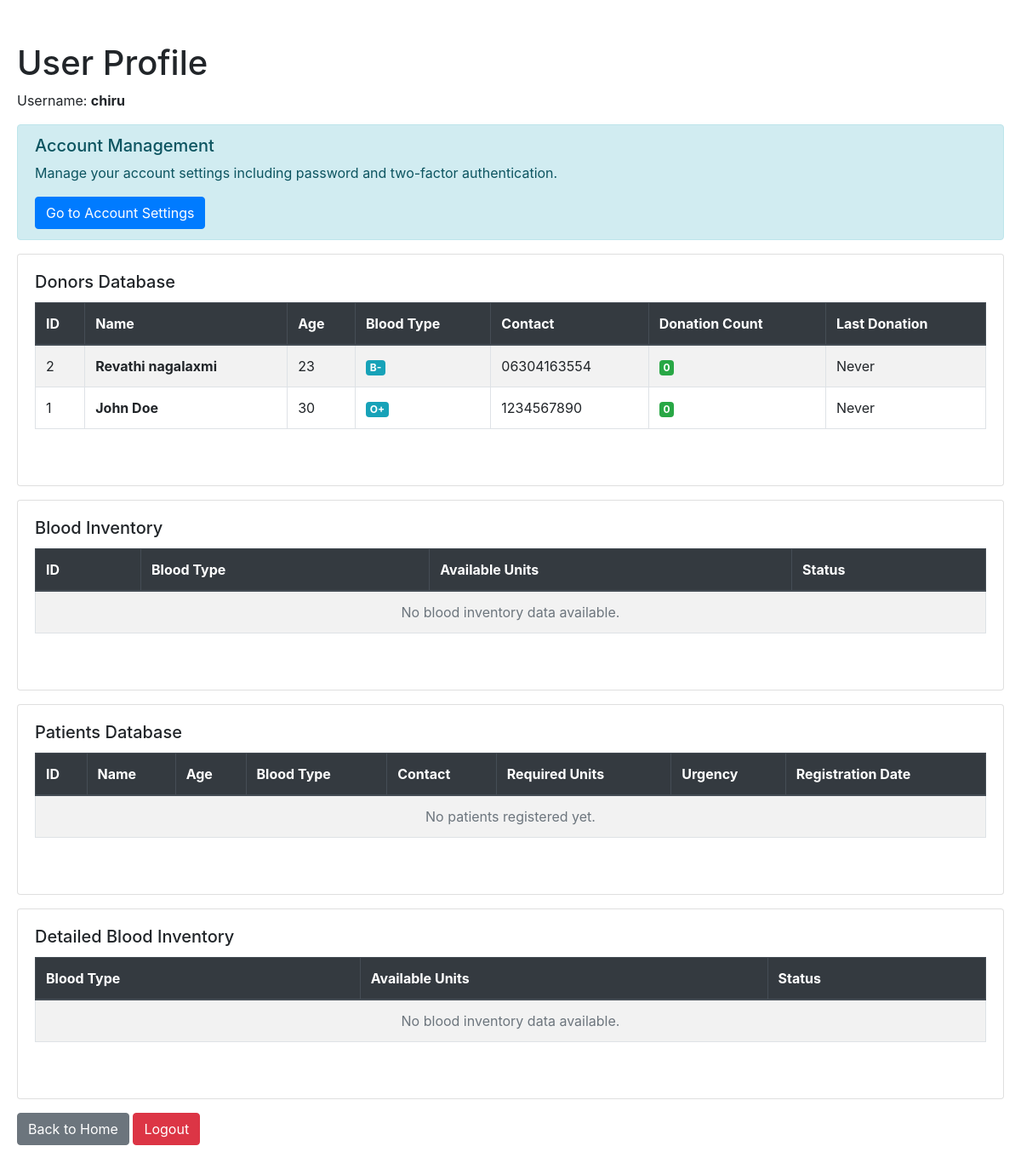
Screenshot of /profile (signed in) with the database file from the repository.
### tables this page shows
CREATE TABLE users (
            id INTEGER PRIMARY KEY AUTOINCREMENT,
            username TEXT NOT NULL UNIQUE,
            password TEXT NOT NULL,
            mfa_secret TEXT
        , is_active INTEGER DEFAULT 0, is_admin INTEGER DEFAULT 0, created_at TEXT, phone TEXT, confirmation_code TEXT);

CREATE TABLE donors (
            id INTEGER PRIMARY KEY AUTOINCREMENT,
            name TEXT NOT NULL,
            age INTEGER,
            gender TEXT,
            blood_type TEXT NOT NULL,
            contact TEXT NOT NULL,
            email TEXT,
            address TEXT,
            emergency_contact TEXT,
            medical_history TEXT,
            last_donation_date TEXT,
            donation_count INTEGER DEFAULT 0,
            registration_date TEXT DEFAULT CURRENT_TIMESTAMP
        );

### app.py (the view)
@app.route('/profile', methods=['GET', 'POST'])
@login_required
def profile():
    conn = sqlite3.connect(DATABASE_PATH)
    c = conn.cursor()
    c.execute('SELECT * FROM donors ORDER BY id DESC')
    donors = c.fetchall()
    c.execute('SELECT * FROM blood_groups ORDER BY blood_type')
    blood_groups = c.fetchall()
    c.execute('SELECT * FROM patients ORDER BY registration_date DESC')
    patients = c.fetchall()
    c.execute('SELECT blood_type, COUNT(*) as total_units FROM blood_inventory WHERE status = "available" GROUP BY blood_type')
    blood_inventory_details = c.fetchall()
    conn.close()
    return render_template('profile.html', donors=donors, blood_groups=blood_groups, patients=patients, blood_inventory_details=blood_inventory_details)

### app.py (called while the page is built)
@login_manager.user_loader
def load_user(user_id):
    conn = sqlite3.connect(DATABASE_PATH)
    c = conn.cursor()
    c.execute('SELECT id, username, mfa_secret, is_active, is_admin FROM users WHERE id = ? AND is_active = 1', (int(user_id),))
    user = c.fetchone()
    conn.close()
    if user:
        return User(user[0], user[1], user[2], user[3], user[4])
    return None

    @property
    def is_active(self):
        return self._is_active

### templates/profile.html (shortened to what this page needs)
<!DOCTYPE html>
<html lang="en">
<head>
    <link rel="stylesheet" href="https://stackpath.bootstrapcdn.com/bootstrap/4.5.2/css/bootstrap.min.css">
</head>
<body class="profile-page">
    <div class="profile-container">
        <h1>User Profile</h1>
        <p>Username: <strong>{{ current_user.username }}</strong></p>
        <div class="alert alert-info">
            <h5>Account Management</h5>
            <p>Manage your account settings including password and two-factor authentication.</p>
            <a href="{{ url_for('account_settings') }}" class="btn btn-primary">Go to Account Settings</a>
        </div>
        <div class="card mb-3">
            <div class="card-body">
                <h5 class="card-title">Donors Database</h5>
                <div class="table-responsive">
                    <table class="table table-striped table-bordered">
                        <thead class="thead-dark">
                            <tr>
                                <th>ID</th>
                                <th>Name</th>
                                <th>Age</th>
                                <th>Blood Type</th>
                                <th>Contact</th>
                                <th>Donation Count</th>
                                <th>Last Donation</th>
                            </tr>
                        </thead>
                        <tbody>
                            {% if donors %}
                                {% for donor in donors %}
                                <tr>
                                    <td>{{ donor[0] }}</td>
                                    <td><strong>{{ donor[1] }}</strong></td>
                                    <td>{{ donor[2] or 'N/A' }}</td>
                                    <td><span class="badge badge-info">{{ donor[4] }}</span></td>
                                    <td>{{ donor[5] }}</td>
                                    <td><span class="badge badge-success">{{ donor[10] or 0 }}</span></td>
                                    <td>{{ donor[11] or 'Never' }}</td>
                                </tr>
                                {% endfor %}
                            {% else %}
                                <tr>
                                    <td colspan="7" class="text-center text-muted">No donors registered yet.</td>
                                </tr>
                            {% endif %}
                        </tbody>
                    </table>
                </div>
            </div>
        </div>
        <div class="card mb-3">
            <div class="card-body">
                <h5 class="card-title">Blood Inventory</h5>
                <div class="table-responsive">
                    <table class="table table-striped table-bordered">
                        <thead class="thead-dark">
                            <tr>
                                <th>ID</th>
                                <th>Blood Type</th>
                                <th>Available Units</th>
                                <th>Status</th>
                            </tr>
                        </thead>
                        <tbody>
                            {% if blood_groups %}
                                {% for group in blood_groups %}
                                <tr>
                                    <td>{{ group[0] }}</td>
                                    <td><span class="badge badge-danger">{{ group[1] }}</span></td>
                                    <td>{{ group[2] }}</td>
                                    <td>
                                        {% if group[2] > 10 %}
                                            <span class="badge badge-success">Available</span>
                                        {% elif group[2] > 0 %}
                                            <span class="badge badge-warning">Low Stock</span>
                                        {% else %}
                                            <span class="badge badge-danger">Out of Stock</span>
                                        {% endif %}
                                    </td>
                                </tr>
                                {% endfor %}
                            {% else %}
                                <tr>
                                    <td colspan="4" class="text-center text-muted">No blood inventory data available.</td>
                                </tr>
                            {% endif %}
                        </tbody>
                    </table>
                </div>
            </div>
        </div>
        <div class="card mb-3">
            <div class="card-body">
                <h5 class="card-title">Patients Database</h5>
                <div class="table-responsive">
                    <table class="table table-striped table-bordered">
                        <thead class="thead-dark">
                            <tr>
                                <th>ID</th>
                                <th>Name</th>
                                <th>Age</th>
                                <th>Blood Type</th>
                                <th>Contact</th>
                                <th>Required Units</th>
                                <th>Urgency</th>
                                <th>Registration Date</th>
                            </tr>
                        </thead>
                        <tbody>
                            {% if patients %}
                                {% for patient in patients %}
                                <tr>
                                    <td>{{ patient[0] }}</td>
                                    <td><strong>{{ patient[1] }}</strong></td>
                                    <td>{{ patient[2] }}</td>
                                    <td><span class="badge badge-danger">{{ patient[3] }}</span></td>
                                    <td>{{ patient[4] }}</td>
                                    <td><span class="badge badge-info">{{ patient[7] }}</span></td>
                                    <td>
                                        {% if patient[8] == 'Critical' %}
                                            <span class="badge badge-danger">🚨 Critical</span>
                                        {% elif patient[8] == 'High' %}
                                            <span class="badge badge-warning">⚠️ High</span>
                                        {% elif patient[8] == 'Medium' %}
                                            <span class="badge badge-info">📋 Medium</span>
                                        {% else %}
                                            <span class="badge badge-secondary">📝 Low</span>
                                        {% endif %}
                                    </td>
                                    <td>{{ patient[9] }}</td>
                                </tr>
                                {% endfor %}
                            {% else %}
                                <tr>
                                    <td colspan="8" class="text-center text-muted">No patients registered yet.</td>
                                </tr>
                            {% endif %}
                        </tbody>
                    </table>
                </div>
            </div>
        </div>
        <div class="card mb-3">
            <div class="card-body">
                <h5 class="card-title">Detailed Blood Inventory</h5>
                <div class="table-responsive">
                    <table class="table table-striped table-bordered">
                        <thead class="thead-dark">
                            <tr>
                                <th>Blood Type</th>
                                <th>Available Units</th>
                                <th>Status</th>
                            </tr>
                        </thead>
                        <tbody>
                            {% if blood_inventory_details %}
                                {% for item in blood_inventory_details %}
                                <tr>
                                    <td><span class="badge badge-danger">{{ item[0] }}</span></td>
                                    <td><span class="badge badge-info">{{ item[1] }}</span></td>
                                    <td>
                                        {% if item[1] > 10 %}
                                            <span class="badge badge-success">Well Stocked</span>
                                        {% elif item[1] > 5 %}
                                            <span class="badge badge-warning">Moderate</span>
                                        {% elif item[1] > 0 %}
                                            <span class="badge badge-danger">Low Stock</span>
                                        {% else %}
                                            <span class="badge badge-dark">Out of Stock</span>
                                        {% endif %}
                                    </td>
                                </tr>
                                {% endfor %}
                            {% else %}
                                <tr>
                                    <td colspan="3" class="text-center text-muted">No blood inventory data available.</td>
                                </tr>
                            {% endif %}
                        </tbody>
                    </table>
                </div>
            </div>
        </div>
        <a href="{{ url_for('index') }}" class="btn btn-secondary">Back to Home</a>
        <a href="{{ url_for('logout') }}" class="btn btn-danger">Logout</a>
    </div>
</body>
</html>

### templates/profile.html (style rules this page uses)
body { padding: 20px; }
.profile-container { max-width: 1200px; margin: 30px auto; }
.table-responsive { margin-bottom: 30px; }

### rows the page displays
users: username "chiru"
donors: id "2", name "Revathi nagalaxmi", age "23", blood_type "B-", contact "06304163554", donation_count "0", donation_count "Never"
donors: id "1", name "John Doe", age "30", blood_type "O+", contact "1234567890", donation_count "0", donation_count "Never"
